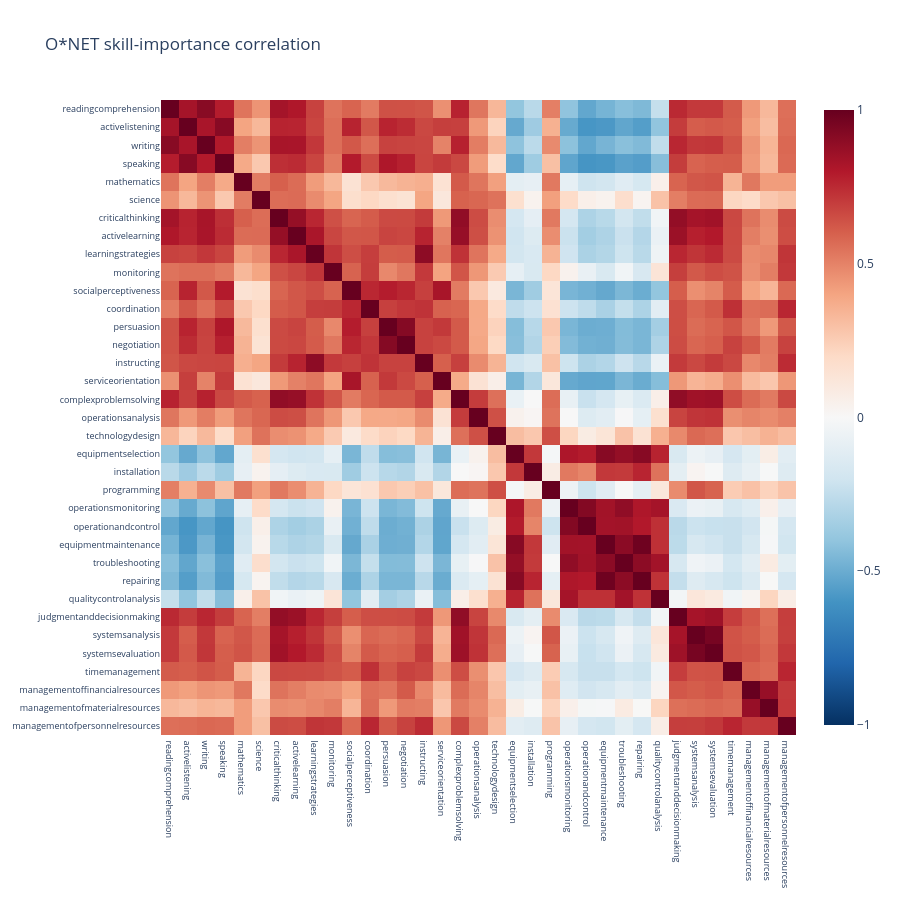

Notebook source saved alongside this figure:
### Code cell
# skill importance correlation
corr = skills_df[skill_cols].corr()

fig = px.imshow(
    corr,
    color_continuous_scale="RdBu_r",
    zmin=-1, zmax=1,
    title="O*NET skill-importance correlation",
)
# Crisp cell edges (no interpolation), every skill labeled, square aspect
fig.update_traces(zsmooth=False)
fig.update_layout(
    width=900, height=900,
    xaxis=dict(tickmode="array", tickvals=list(range(len(skill_cols))), ticktext=skill_cols, tickfont_size=9),
    yaxis=dict(tickmode="array", tickvals=list(range(len(skill_cols))), ticktext=skill_cols, tickfont_size=9),
)
fig.show()

### Figure 1 — Plotly figure (JSON) as saved in the notebook; plotly's stock layout.template omitted (floating-point values rounded to 4 significant figures; data arrays with more than 128 entries replaced by an {"elided": "..."} marker saying what was removed)
{"data": [{"coloraxis": "coloraxis", "hovertemplate": "x: %{x}<br>y: %{y}<br>color: %{z}<extra></extra>", "name": "0", "type": "heatmap", "x": ["readingcomprehension", "activelistening", "writing", "speaking", "mathematics", "science", "criticalthinking", "activelearning", "learningstrategies", "monitoring", "socialperceptiveness", "coordination", "persuasion", "negotiation", "instructing", "serviceorientation", "complexproblemsolving", "operationsanalysis", "technologydesign", "equipmentselection", "installation", "programming", "operationsmonitoring", "operationandcontrol", "equipmentmaintenance", "troubleshooting", "repairing", "qualitycontrolanalysis", "judgmentanddecisionmaking", "systemsanalysis", "systemsevaluation", "timemanagement", "managementoffinancialresources", "managementofmaterialresources", "managementofpersonnelresources"], "xaxis": "x", "y": ["readingcomprehension", "activelistening", "writing", "speaking", "mathematics", "science", "criticalthinking", "activelearning", "learningstrategies", "monitoring", "socialperceptiveness", "coordination", "persuasion", "negotiation", "instructing", "serviceorientation", "complexproblemsolving", "operationsanalysis", "technologydesign", "equipmentselection", "installation", "programming", "operationsmonitoring", "operationandcontrol", "equipmentmaintenance", "troubleshooting", "repairing", "qualitycontrolanalysis", "judgmentanddecisionmaking", "systemsanalysis", "systemsevaluation", "timemanagement", "managementoffinancialresources", "managementofmaterialresources", "managementofpersonnelresources"], "yaxis": "y", "z": {"elided": "35x35 float values"}, "zsmooth": false}], "layout": {"coloraxis": {"autocolorscale": false, "cmax": 1, "cmin": -1, "colorscale": [[0, "rgb(5,48,97)"], [0.1, "rgb(33,102,172)"], [0.2, "rgb(67,147,195)"], [0.3, "rgb(146,197,222)"], [0.4, "rgb(209,229,240)"], [0.5, "rgb(247,247,247)"], [0.6, "rgb(253,219,199)"], [0.7, "rgb(244,165,130)"], [0.8, "rgb(214,96,77)"], [0.9, "rgb(178,24,43)"], [1, "rgb(103,0,31)"]]}, "height": 900, "title": {"text": "O*NET skill-importance correlation"}, "width": 900, "xaxis": {"anchor": "y", "constrain": "domain", "domain": [0, 1], "scaleanchor": "y", "tickfont": {"size": 9}, "tickmode": "array", "ticktext": ["readingcomprehension", "activelistening", "writing", "speaking", "mathematics", "science", "criticalthinking", "activelearning", "learningstrategies", "monitoring", "socialperceptiveness", "coordination", "persuasion", "negotiation", "instructing", "serviceorientation", "complexproblemsolving", "operationsanalysis", "technologydesign", "equipmentselection", "installation", "programming", "operationsmonitoring", "operationandcontrol", "equipmentmaintenance", "troubleshooting", "repairing", "qualitycontrolanalysis", "judgmentanddecisionmaking", "systemsanalysis", "systemsevaluation", "timemanagement", "managementoffinancialresources", "managementofmaterialresources", "managementofpersonnelresources"], "tickvals": [0, 1, 2, 3, 4, 5, 6, 7, 8, 9, 10, 11, 12, 13, 14, 15, 16, 17, 18, 19, 20, 21, 22, 23, 24, 25, 26, 27, 28, 29, 30, 31, 32, 33, 34]}, "yaxis": {"anchor": "x", "autorange": "reversed", "constrain": "domain", "domain": [0, 1], "tickfont": {"size": 9}, "tickmode": "array", "ticktext": ["readingcomprehension", "activelistening", "writing", "speaking", "mathematics", "science", "criticalthinking", "activelearning", "learningstrategies", "monitoring", "socialperceptiveness", "coordination", "persuasion", "negotiation", "instructing", "serviceorientation", "complexproblemsolving", "operationsanalysis", "technologydesign", "equipmentselection", "installation", "programming", "operationsmonitoring", "operationandcontrol", "equipmentmaintenance", "troubleshooting", "repairing", "qualitycontrolanalysis", "judgmentanddecisionmaking", "systemsanalysis", "systemsevaluation", "timemanagement", "managementoffinancialresources", "managementofmaterialresources", "managementofpersonnelresources"], "tickvals": [0, 1, 2, 3, 4, 5, 6, 7, 8, 9, 10, 11, 12, 13, 14, 15, 16, 17, 18, 19, 20, 21, 22, 23, 24, 25, 26, 27, 28, 29, 30, 31, 32, 33, 34]}}}
